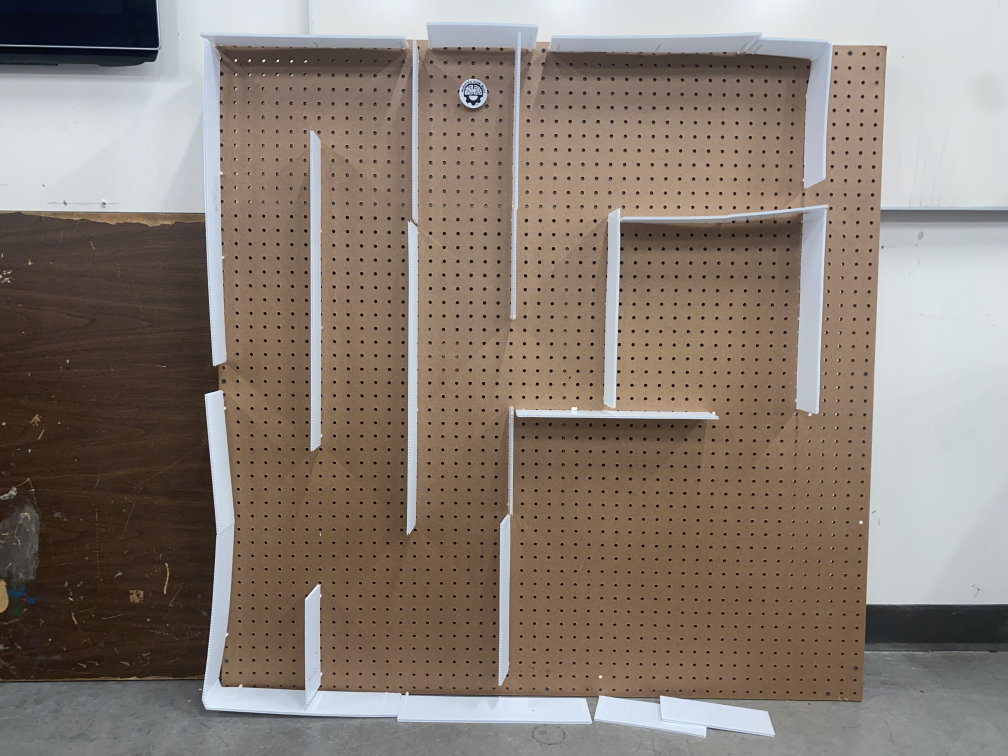
#> input picture src/Raspberry_pi/computer_vision/images/maze.jpg, 4032 x 3024 px, found by its file name (shown at 1/4 size)
$ python corner_perspective.py
#> lines starting #> are read from the running program, lines starting #| are printed output that depends on the picture
import cv2 as cv
import numpy as np
from google.colab.patches import cv2_imshow


def perspective_transform(img_name, pix_bound):
#> called with img_name = 'Maze.jpg', pix_bound = 400
    img = cv.imread(img_name)
#> img is the input picture: shape (3024, 4032, 3); mean B, G, R 116.2, 125.5, 137
    img = cv.resize(img, (pix_bound, pix_bound))
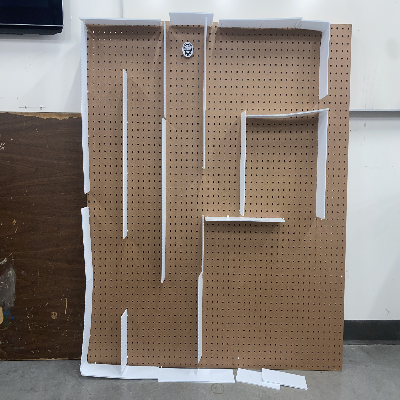
#> img: shape (400, 400, 3); mean B, G, R 116.1, 125.4, 136.9
    xpix = []
    ypix = []

    for row in range(pix_bound):
        for col in range(pix_bound):
            color = list(img[row, col])
            if (color[2] < color[0] and color[1] < color[0]):
                # Paints each selected pixel even darker blue. For testing.
                # Could also be used as a mask of some sort?
                #img[row, col] = [255, 0, 0]
                xpix.append(row)
                ypix.append(col)
#> after the loop, xpix = 48007 items; ypix = 48007 items

    x_min_id = xpix.index(min(xpix))
#> x_min_id = 0
    x_max_id = xpix.index(max(xpix))
#> x_max_id = 47885
    y_min_id = ypix.index(min(ypix))
#> y_min_id = 0
    y_max_id = ypix.index(max(ypix))
#> y_max_id = 397

    corner1 = [xpix[x_min_id], ypix[x_min_id]] #small x, small y
#> corner1 = [0, 0]
    corner2 = [xpix[x_max_id], ypix[x_max_id]] #big x, big y
#> corner2 = [399, 29]
    corner3 = [xpix[y_min_id], ypix[y_min_id]] #small y
#> corner3 = [0, 0]
    corner4 = [xpix[y_max_id], ypix[y_max_id]] #big y
#> corner4 = [0, 399]

    # locates the center of the maze
    x_center = (corner1[0] + corner2[0] + corner3[0] + corner4[0]) / 4
#> x_center = 99.75
    y_center = (corner1[1] + corner2[1] + corner3[1] + corner4[1]) / 4
#> y_center = 107
    center = [x_center, y_center]
#> center = [99.75, 107]
    corner_arr = [corner1, corner2, corner3, corner4]
#> corner_arr = [[0, 0], [399, 29], [0, 0], [0, 399]]

    # reorders the corner_arr to the correct order for the transformation
    temp_arr = [[0,0], [0,0], [0,0], [0,0]]

    for i in range(4):
        if (corner_arr[i][0] < center[0] and corner_arr[i][1] < center[1]):
            temp_arr[0] = corner_arr[i]
        elif (corner_arr[i][0] < center[0] and corner_arr[i][1] > center[1]):
            temp_arr[1] = corner_arr[i]
        elif (corner_arr[i][0] > center[0] and corner_arr[i][1] > center[1]):
            temp_arr[2] = corner_arr[i]
        elif (corner_arr[i][0] > center[0] and corner_arr[i][1] < center[1]):
            temp_arr[3] = corner_arr[i]
#> after the loop, temp_arr = [[0, 0], [0, 399], [0, 0], [399, 29]]

    corner_arr = temp_arr
#> corner_arr = [[0, 0], [0, 399], [0, 0], [399, 29]]

    # Flips the x and y of the corners, because for some crazy reason cv2 wants
    # them in reverse order.
    for i in range(4):
        temp = corner_arr[i][0]
        corner_arr[i][0] = corner_arr[i][1]
        corner_arr[i][1] = temp
#> this loop made 4 passes
#> temp on passes 1 to 4: 0, 0, 0, 399
#> after the loop, corner_arr = [[0, 0], [399, 0], [0, 0], [29, 399]]

    final_corner_arr = np.float32(corner_arr)
#> final_corner_arr = [[0, 0], [399, 0], [0, 0], [29, 399]]

    out_corner1 = [0, 0]
    out_corner2 = [0, pix_bound - 1]
    out_corner3 = [pix_bound - 1, pix_bound - 1]
    out_corner4 = [pix_bound - 1, 0]
    new_corner_arr = [out_corner1, out_corner2, out_corner3, out_corner4]
    new_corner_arr = np.float32(new_corner_arr)

    # Verifies corner position (commented out for now because it's not needed)
    '''
    # top left corner (1)
    img = cv.circle(img, (corner_arr[0][0], corner_arr[0][1]), 4, (0, 0, 255), 1)
    # bottom left corner (2)
    img = cv.circle(img, (corner_arr[1][0], corner_arr[1][1]), 4, (0, 0, 255), 1)
    img = cv.circle(img, (corner_arr[1][0], corner_arr[1][1]), 8, (0, 0, 255), 1)
    # bottom right corner (3)
    img = cv.circle(img, (corner_arr[2][0], corner_arr[2][1]), 4, (0, 0, 255), 1)
    img = cv.circle(img, (corner_arr[2][0], corner_arr[2][1]), 8, (0, 0, 255), 1)
    img = cv.circle(img, (corner_arr[2][0], corner_arr[2][1]), 12, (0, 0, 255), 1)
    # top right corner (4)
    img = cv.circle(img, (corner_arr[3][0], corner_arr[3][1]), 4, (0, 0, 255), 1)
    img = cv.circle(img, (corner_arr[3][0], corner_arr[3][1]), 8, (0, 0, 255), 1)
    img = cv.circle(img, (corner_arr[3][0], corner_arr[3][1]), 12, (0, 0, 255), 1)
    img = cv.circle(img, (corner_arr[3][0], corner_arr[3][1]), 16, (0, 0, 255), 1)
    '''

    # Warps the image based on the located corners
    matrix = cv.getPerspectiveTransform(final_corner_arr, new_corner_arr)
#> matrix = [[1.71e-16, 0.626, -6.44e-14], [-0.778, 0.0565, -7.75e-14], [-0.00195, 0.00171, -3.37e-16]]
    warped_img = cv.warpPerspective(img, matrix, (pix_bound, pix_bound))
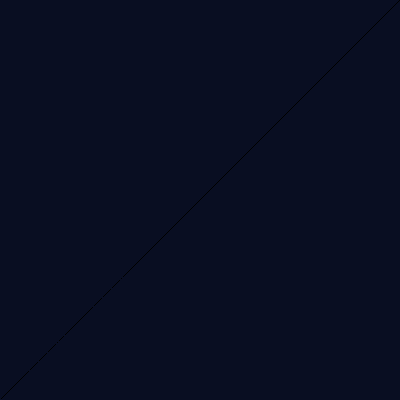
#> warped_img: shape (400, 400, 3); mean B, G, R 33.9, 14, 9

    # Returns the warped image
    return warped_img


def main():
    image = perspective_transform("Maze.jpg", 400)
    cv2_imshow(image)
    return 0

main()
